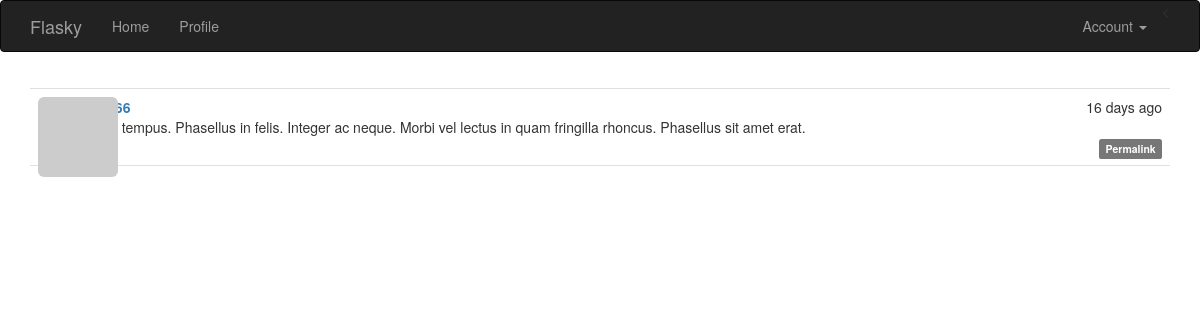
The page /post/1 (signed in) on the database its author committed.
### app/models.py (models this page shows, shortened)
class Post(db.Model):
    __tablename__ = 'posts'
    id = db.Column(db.Integer,primary_key=True)
    body = db.Column(db.Text)
    body_html = db.Column(db.Text)
    timestamp = db.Column(db.DateTime,index=True,default=datetime.utcnow)
    author_id = db.Column(db.Integer,db.ForeignKey('users.id'))

### app/main/views.py (the view)
@main.route('/post/<int:id>')
def post(id):
    post = Post.query.get_or_404(id)
    return render_template('post.html',posts=[post])

### app/auth/views.py (called while the page is built)
@auth.before_app_request
def before_request():
    if current_user.is_authenticated:
        current_user.ping()
        if not current_user.confirmed and request.endpoint and request.endpoint[:5] != 'auth.' and request.endpoint != 'static':
            return redirect(url_for('auth.unconfirmed'))

### app/main/__init__.py (called while the page is built)
@main.app_context_processor
def inject_permissions():
    return dict(Permission=Permission)

### app/models.py (called while the page is built)
@login_manager.user_loader
def load_user(user_id):
    return User.query.get(int(user_id))

    def can(self, permissions):
        return self.role is not None and \
            (self.role.permissions & permissions) == permissions

    def is_administrator(self):
        return self.can(Permission.ADMINISTER)

    def ping(self):
        self.last_seen = datetime.utcnow()
        db.session.add(self)

    def gravatar(self, size=100, default='identicon', rating='g'):
        if request.is_secure:
            url = 'https://secure.gravatar.com/avatar'
        else:
            url = 'http://www.gravatar.com/avatar'
        hash = self.avatar_hash or hashlib.md5(
            self.email.encode('utf-8')).hexdigest()
        return '{url}/{hash}?s={size}&d={default}&r={rating}'.format(
            url=url, hash=hash, size=size, default=default, rating=rating)

### app/templates/post.html (shortened to what this page needs)
{% extends 'base.html' %}
{% import "_macros.html" as macros %}
{% block page_content %}
{% include '_posts.html' %}
{% endblock %}

### app/templates/_posts.html (shortened to what this page needs)
<ul class="posts">
    {% for post in posts %}
    <li class="post">
        <div class="post-thumbnail">
            <a href="{{ url_for('.user',username=post.author.username) }}">
                <img class="img-rounded profile-thumbnail" src="{{ post.author.gravatar(size=40) }}">
            </a>
        </div>
        <div class="post-content">
            <div class="post-date">{{ moment(post.timestamp).fromNow() }}</div>
            <div class="post-author"><a href="{{ url_for('.user',username=post.author.username) }}">{{ post.author.username }}</a></div>
            <div class="post-body">
                {% if post.body_html %}
                    {{ post.body_html | safe }}
                {% else %}
                    {{ post.body }}
                {% endif %}
            </div>
            <div class="post-footer">
                <a href="{{ url_for('.post',id=post.id) }}">
                    <span class="label label-default">Permalink</span>
                </a>
            </div>
        </div>
    </li>
    {% endfor %}
</ul>

### app/static/styles.css (style rules this page uses)
.profile-thumbnail { position: absolute; }
ul.posts { list-style-type: none; padding: 0px; margin: 16px 0px 0px 0px; border-top: 1px solid #e0e0e0; }
ul.posts li.post { padding: 8px; border-bottom: 1px solid #e0e0e0; }
div.post-date { float: right; }
div.post-author { font-weight: bold; }
div.post-thumbnail { position: absolute; }
div.post-content { margin-left: 48px; min-height: 48px; }
div.post-footer { text-align: right; }

### rows shown on the page
Post: timestamp "16 days ago", body "Nulla tempus. Phasellus in felis. Integer ac neque. Morbi vel lectus in quam fringilla rhoncus. Phasellus sit amet erat."
